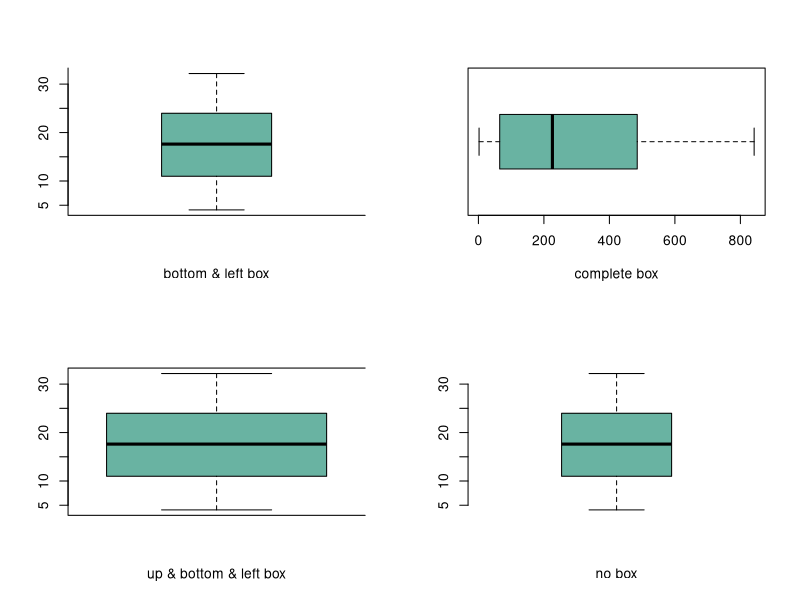

Recreate this plot in R. (Note: this script raises an error after producing the figure.)
## ---- chunk 1
knitr::opts_chunk$set( warning=FALSE, message=FALSE)
## ---- chunk 2
# Cut the screen in 4 parts
par(mfrow=c(2,2))
 
#Create data
a=seq(1,29)+4*runif(29,0.4)
b=seq(1,29)^2+runif(29,0.98)
 
# First graph
par(bty="l")
boxplot(a , col="#69b3a2" , xlab="bottom & left box")
# Second
par(bty="o")
boxplot(b , col="#69b3a2" , xlab="complete box", horizontal=TRUE)
# Third
par(bty="c")
boxplot(a , col="#69b3a2" , xlab="up & bottom & left box", width=0.5)
# Fourth
par(bty="n")
boxplot(a , col="#69b3a2" , xlab="no box")
## ---- chunk 3
htmltools::includeHTML("htmlChunkRelatedDistribution.html")
